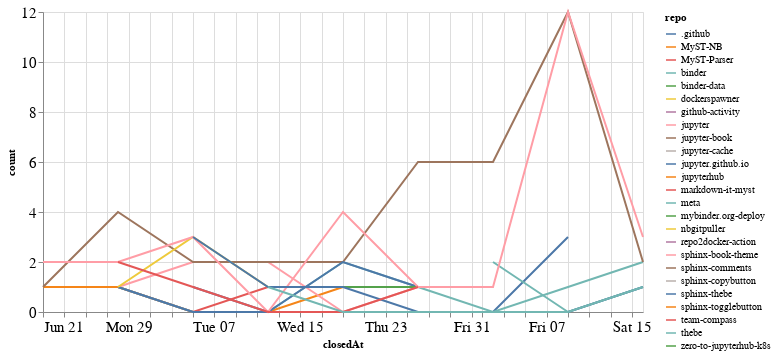

This figure's notebook cell:
### Code cell
closed_by_time = closed_by.groupby('repo').resample('W', on='closedAt').count()['author'].reset_index()
closed_by_time = closed_by_time.rename(columns={'author': 'count'})

alt.Chart(closed_by_time, width=600).mark_line().encode(
    x='closedAt',
    y='count',
    color='repo',
    tooltip="repo"
)

### Figure 1 — Vega-Lite specification as saved in the notebook (floating-point values rounded to 4 significant figures)
{"config": {"axisLeft": {"labelFontSize": 15}, "axisBottom": {"labelFontSize": 15}}, "data": {"name": "data-8463d302311737d87353dffdee65c2af"}, "mark": "line", "encoding": {"color": {"type": "nominal", "field": "repo"}, "tooltip": {"type": "nominal", "field": "repo"}, "x": {"type": "temporal", "field": "closedAt"}, "y": {"type": "quantitative", "field": "count"}}, "width": 600, "$schema": "https://vega.github.io/schema/vega-lite/v4.8.1.json", "datasets": {"data-8463d302311737d87353dffdee65c2af": [{"repo": ".github", "closedAt": "2020-07-05T00:00:00", "count": 1}, {"repo": ".github", "closedAt": "2020-07-12T00:00:00", "count": 0}, {"repo": ".github", "closedAt": "2020-07-19T00:00:00", "count": 0}, {"repo": ".github", "closedAt": "2020-07-26T00:00:00", "count": 0}, {"repo": ".github", "closedAt": "2020-08-02T00:00:00", "count": 0}, {"repo": ".github", "closedAt": "2020-08-09T00:00:00", "count": 3}, {"repo": "MyST-NB", "closedAt": "2020-06-21T00:00:00", "count": 1}, {"repo": "MyST-NB", "closedAt": "2020-06-28T00:00:00", "count": 1}, {"repo": "MyST-NB", "closedAt": "2020-07-05T00:00:00", "count": 0}, {"repo": "MyST-NB", "closedAt": "2020-07-12T00:00:00", "count": 0}, {"repo": "MyST-NB", "closedAt": "2020-07-19T00:00:00", "count": 1}, {"repo": "MyST-Parser", "closedAt": "2020-06-28T00:00:00", "count": 1}, {"repo": "MyST-Parser", "closedAt": "2020-07-05T00:00:00", "count": 0}, {"repo": "MyST-Parser", "closedAt": "2020-07-12T00:00:00", "count": 1}, {"repo": "MyST-Parser", "closedAt": "2020-07-19T00:00:00", "count": 1}, {"repo": "binder", "closedAt": "2020-06-28T00:00:00", "count": 1}, {"repo": "binder", "closedAt": "2020-07-05T00:00:00", "count": 0}, {"repo": "binder", "closedAt": "2020-07-12T00:00:00", "count": 0}, {"repo": "binder", "closedAt": "2020-07-19T00:00:00", "count": 2}, {"repo": "binder", "closedAt": "2020-07-26T00:00:00", "count": 1}, {"repo": "binder", "closedAt": "2020-08-02T00:00:00", "count": 0}, {"repo": "binder", "closedAt": "2020-08-09T00:00:00", "count": 1}, {"repo": "binder", "closedAt": "2020-08-16T00:00:00", "count": 2}, {"repo": "binder-data", "closedAt": "2020-06-21T00:00:00", "count": 1}, {"repo": "dockerspawner", "closedAt": "2020-06-28T00:00:00", "count": 2}, {"repo": "github-activity", "closedAt": "2020-08-09T00:00:00", "count": 2}, {"repo": "jupyter", "closedAt": "2020-06-28T00:00:00", "count": 1}, {"repo": "jupyter", "closedAt": "2020-07-05T00:00:00", "count": 2}, {"repo": "jupyter", "closedAt": "2020-07-12T00:00:00", "count": 2}, {"repo": "jupyter", "closedAt": "2020-07-19T00:00:00", "count": 0}, {"repo": "jupyter", "closedAt": "2020-07-26T00:00:00", "count": 1}, {"repo": "jupyter-book", "closedAt": "2020-06-21T00:00:00", "count": 1}, {"repo": "jupyter-book", "closedAt": "2020-06-28T00:00:00", "count": 4}, {"repo": "jupyter-book", "closedAt": "2020-07-05T00:00:00", "count": 2}, {"repo": "jupyter-book", "closedAt": "2020-07-12T00:00:00", "count": 2}, {"repo": "jupyter-book", "closedAt": "2020-07-19T00:00:00", "count": 2}, {"repo": "jupyter-book", "closedAt": "2020-07-26T00:00:00", "count": 6}, {"repo": "jupyter-book", "closedAt": "2020-08-02T00:00:00", "count": 6}, {"repo": "jupyter-book", "closedAt": "2020-08-09T00:00:00", "count": 12}, {"repo": "jupyter-book", "closedAt": "2020-08-16T00:00:00", "count": 2}, {"repo": "jupyter-cache", "closedAt": "2020-06-28T00:00:00", "count": 1}, {"repo": "jupyter.github.io", "closedAt": "2020-06-28T00:00:00", "count": 1}, {"repo": "jupyter.github.io", "closedAt": "2020-07-05T00:00:00", "count": 0}, {"repo": "jupyter.github.io", "closedAt": "2020-07-12T00:00:00", "count": 0}, {"repo": "jupyter.github.io", "closedAt": "2020-07-19T00:00:00", "count": 2}, {"repo": "jupyter.github.io", "closedAt": "2020-07-26T00:00:00", "count": 1}, {"repo": "jupyterhub", "closedAt": "2020-07-12T00:00:00", "count": 1}, {"repo": "markdown-it-myst", "closedAt": "2020-08-09T00:00:00", "count": 1}, {"repo": "meta", "closedAt": "2020-08-02T00:00:00", "count": 2}, {"repo": "meta", "closedAt": "2020-08-09T00:00:00", "count": 0}, {"repo": "meta", "closedAt": "2020-08-16T00:00:00", "count": 1}, {"repo": "mybinder.org-deploy", "closedAt": "2020-07-19T00:00:00", "count": 1}, {"repo": "mybinder.org-deploy", "closedAt": "2020-07-26T00:00:00", "count": 1}, {"repo": "nbgitpuller", "closedAt": "2020-06-28T00:00:00", "count": 1}, {"repo": "nbgitpuller", "closedAt": "2020-07-05T00:00:00", "count": 3}, {"repo": "nbgitpuller", "closedAt": "2020-07-12T00:00:00", "count": 1}, {"repo": "repo2docker-action", "closedAt": "2020-07-26T00:00:00", "count": 1}, {"repo": "sphinx-book-theme", "closedAt": "2020-06-21T00:00:00", "count": 2}, {"repo": "sphinx-book-theme", "closedAt": "2020-06-28T00:00:00", "count": 2}, {"repo": "sphinx-book-theme", "closedAt": "2020-07-05T00:00:00", "count": 3}, {"repo": "sphinx-book-theme", "closedAt": "2020-07-12T00:00:00", "count": 0}, {"repo": "sphinx-book-theme", "closedAt": "2020-07-19T00:00:00", "count": 4}, {"repo": "sphinx-book-theme", "closedAt": "2020-07-26T00:00:00", "count": 1}, {"repo": "sphinx-book-theme", "closedAt": "2020-08-02T00:00:00", "count": 1}, {"repo": "sphinx-book-theme", "closedAt": "2020-08-09T00:00:00", "count": 12}, {"repo": "sphinx-book-theme", "closedAt": "2020-08-16T00:00:00", "count": 3}, {"repo": "sphinx-comments", "closedAt": "2020-08-16T00:00:00", "count": 4}, {"repo": "sphinx-copybutton", "closedAt": "2020-07-26T00:00:00", "count": 2}, {"repo": "sphinx-thebe", "closedAt": "2020-07-05T00:00:00", "count": 3}, {"repo": "sphinx-thebe", "closedAt": "2020-07-12T00:00:00", "count": 1}, {"repo": "sphinx-thebe", "closedAt": "2020-07-19T00:00:00", "count": 1}, {"repo": "sphinx-thebe", "closedAt": "2020-07-26T00:00:00", "count": 0}, {"repo": "sphinx-thebe", "closedAt": "2020-08-02T00:00:00", "count": 0}, {"repo": "sphinx-thebe", "closedAt": "2020-08-09T00:00:00", "count": 0}, {"repo": "sphinx-thebe", "closedAt": "2020-08-16T00:00:00", "count": 1}, {"repo": "sphinx-togglebutton", "closedAt": "2020-08-09T00:00:00", "count": 3}, {"repo": "team-compass", "closedAt": "2020-06-28T00:00:00", "count": 2}, {"repo": "team-compass", "closedAt": "2020-07-05T00:00:00", "count": 1}, {"repo": "team-compass", "closedAt": "2020-07-12T00:00:00", "count": 0}, {"repo": "team-compass", "closedAt": "2020-07-19T00:00:00", "count": 0}, {"repo": "team-compass", "closedAt": "2020-07-26T00:00:00", "count": 1}, {"repo": "thebe", "closedAt": "2020-07-12T00:00:00", "count": 1}, {"repo": "thebe", "closedAt": "2020-07-19T00:00:00", "count": 0}, {"repo": "thebe", "closedAt": "2020-07-26T00:00:00", "count": 0}, {"repo": "thebe", "closedAt": "2020-08-02T00:00:00", "count": 0}, {"repo": "thebe", "closedAt": "2020-08-09T00:00:00", "count": 0}, {"repo": "thebe", "closedAt": "2020-08-16T00:00:00", "count": 1}, {"repo": "zero-to-jupyterhub-k8s", "closedAt": "2020-07-05T00:00:00", "count": 1}]}}
